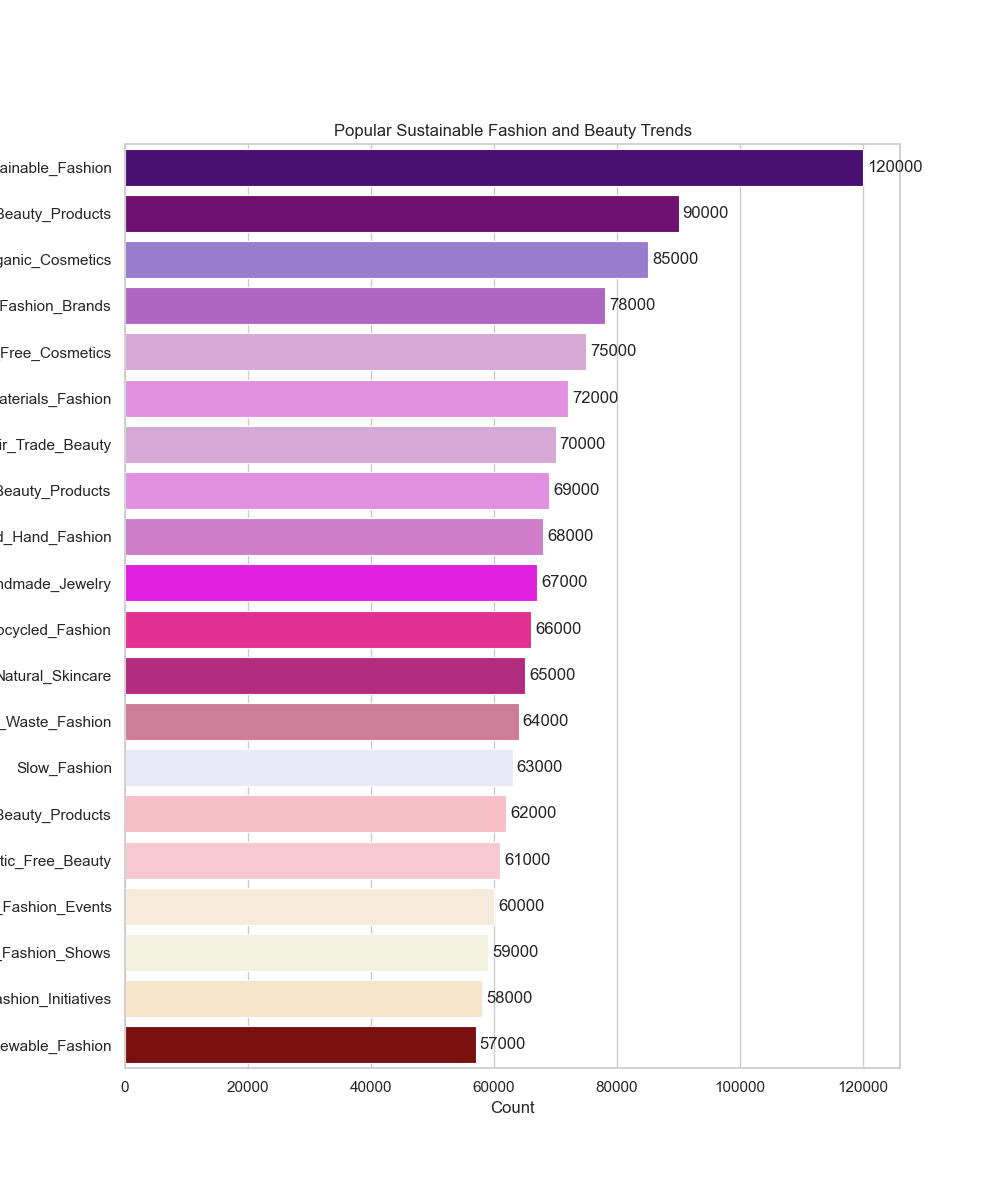

The Python source for this figure:

import seaborn as sns
import pandas as pd
import matplotlib.pyplot as plt

data = {
    'Topic': [
        'Sustainable_Fashion', 'Eco_Friendly_Beauty_Products', 'Organic_Cosmetics',
        'Ethical_Fashion_Brands', 'Cruelty_Free_Cosmetics', 'Recycled_Materials_Fashion',
        'Fair_Trade_Beauty', 'Vegan_Beauty_Products', 'Second_Hand_Fashion',
        'Handmade_Jewelry', 'Upcycled_Fashion', 'Natural_Skincare', 'Zero_Waste_Fashion',
        'Slow_Fashion', 'Biodegradable_Beauty_Products', 'Plastic_Free_Beauty',
        'Sustainable_Fashion_Events', 'Eco_Conscious_Fashion_Shows', 'Green_Fashion_Initiatives',
        'Renewable_Fashion'
    ],
    'Count': [
        120000, 90000, 85000, 78000, 75000, 72000, 70000, 69000, 68000, 67000,
        66000, 65000, 64000, 63000, 62000, 61000, 60000, 59000, 58000, 57000
    ]
}

df = pd.DataFrame(data)

sns.set(style="whitegrid")
plt.figure(figsize=(10, 12))

ax = sns.barplot(
    y="Topic",
    x="Count",
    data=df,
    palette=[
        '#4b0082', '#800080', '#9370db', '#ba55d3', '#dda0dd', '#ee82ee',
        '#dda0dd', '#ee82ee', '#da70d6', '#ff00ff', '#ff1493', '#c71585',
        '#db7093', '#e6e6fa', '#ffb6c1', '#ffc0cb', '#faebd7', '#f5f5dc',
        '#ffe4c4', '#8b0000'
    ],
    linewidth=0.8
)

ax.bar_label(ax.containers[0], fmt='%.0f', label_type='edge', padding=3)
ax.set(title='Popular Sustainable Fashion and Beauty Trends', xlabel='Count', ylabel='Trend')

plt.show()
